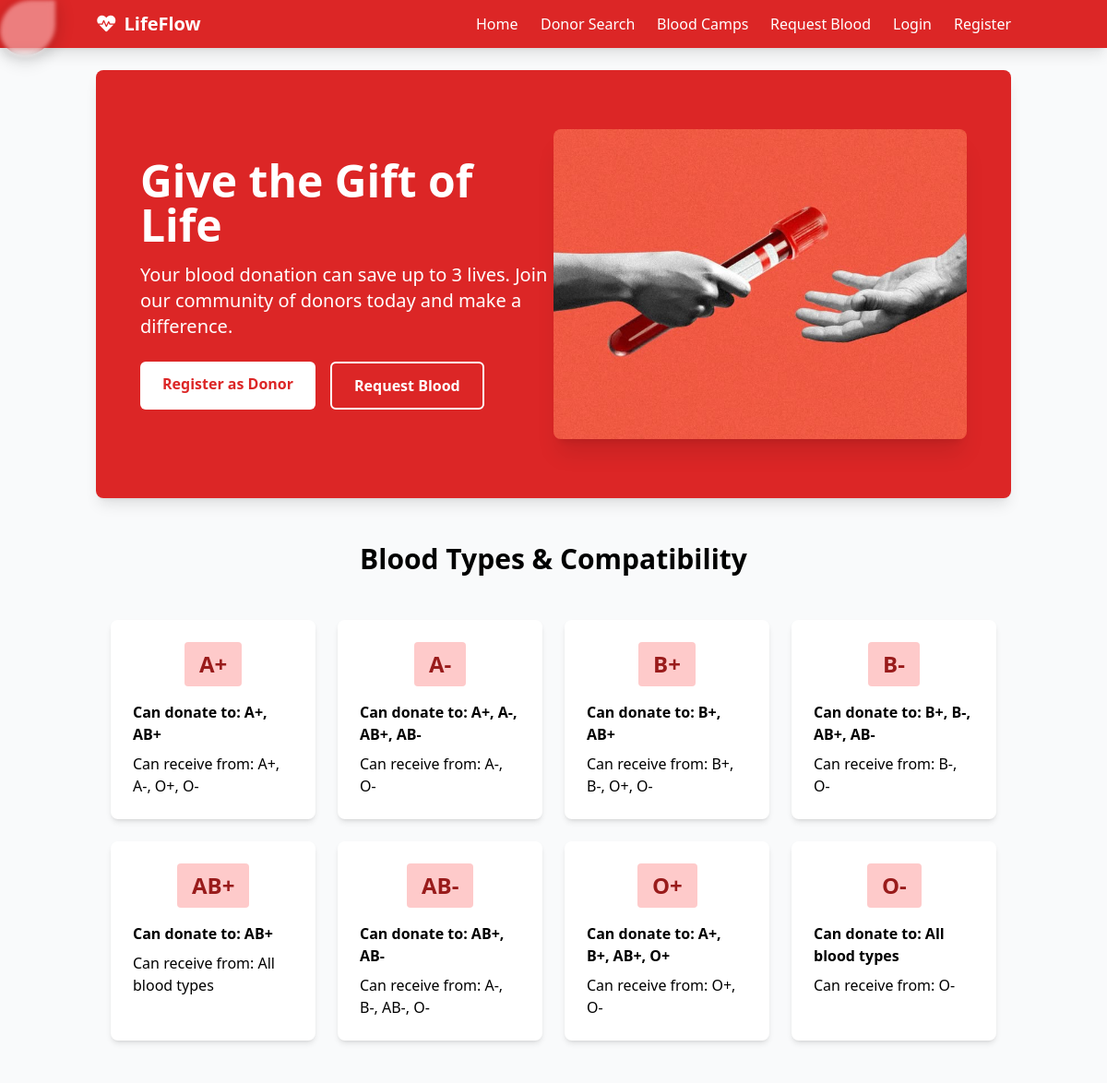
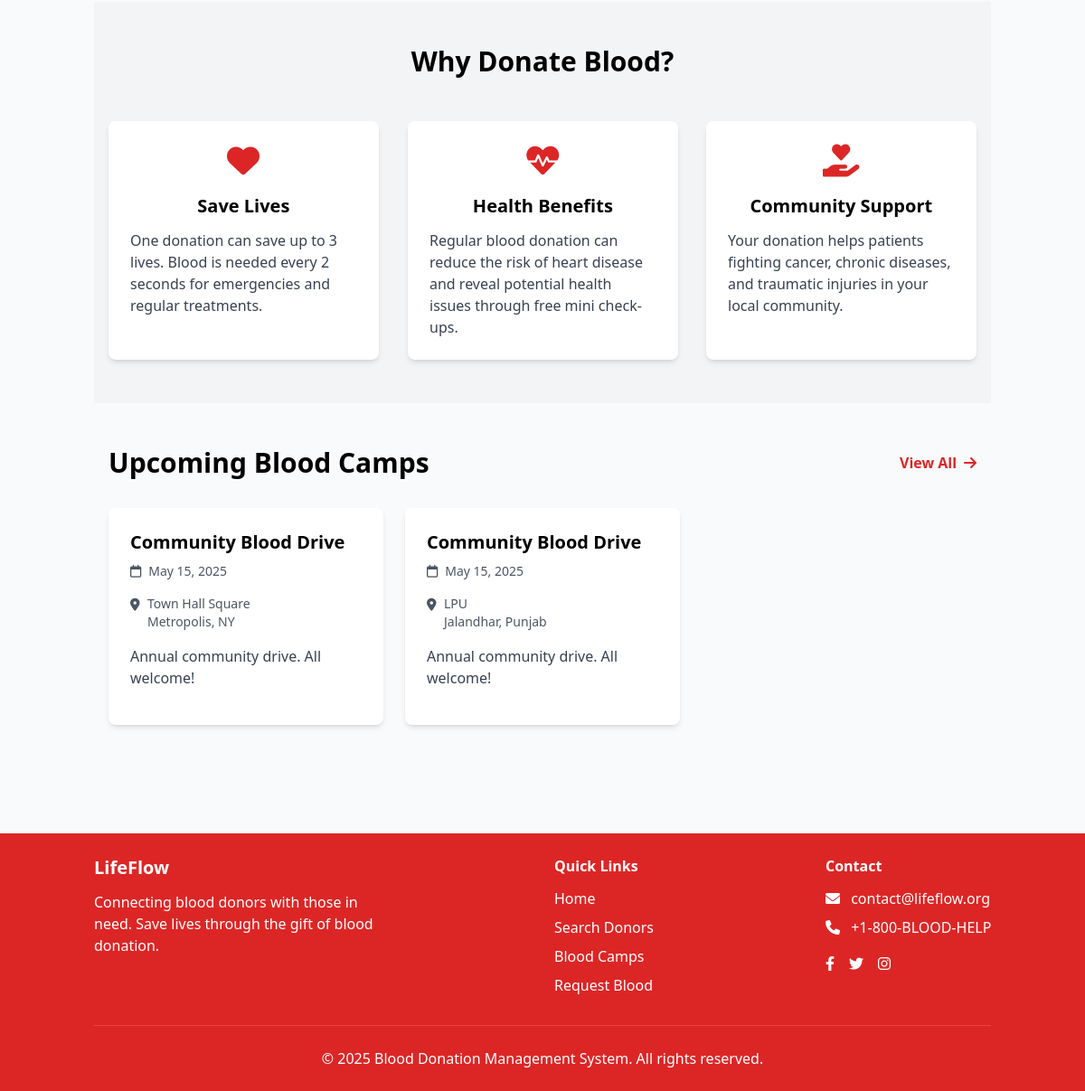
The page / on the database its author committed (2 pictures, top to bottom).
### tables this page shows
CREATE TABLE `blood_camps` (
  `id` int NOT NULL,
  `title` varchar(100) DEFAULT NULL,
  `location` varchar(255) DEFAULT NULL,
  `city` varchar(100) DEFAULT NULL,
  `state` varchar(100) DEFAULT NULL,
  `date` date DEFAULT NULL,
  `description` text,
  `created_at` timestamp NULL DEFAULT CURRENT_TIMESTAMP
);

### index.php (the view, shortened to what this page needs)
<?php
include_once 'includes/header.php';
?>
<section class="bg-red-600 text-white py-16 px-8 rounded-lg shadow-lg">
    <div class="container mx-auto px-4">
        <div class="flex flex-col md:flex-row items-center">
            <div class="md:w-1/2 mb-8 md:mb-0">
                <h1 class="text-4xl md:text-5xl font-bold mb-4">Give the Gift of Life</h1>
                <p class="text-xl mb-6">Your blood donation can save up to 3 lives. Join our community of donors today and make a difference.</p>
                <div class="flex flex-col sm:flex-row space-y-3 sm:space-y-0 sm:space-x-4">
                    <a href="<?php echo $base_url; ?>register.php" class="bg-white text-red-600 font-semibold px-6 py-3 rounded-md hover:bg-gray-100 transition text-center">Register as Donor</a>
                    <a href="<?php echo $base_url; ?>request.php" class="border-2 border-white text-white font-semibold px-6 py-3 rounded-md hover:bg-red-700 transition text-center">Request Blood</a>
                </div>
            </div>
            <div class="md:w-1/2">
                <img src="image.png" alt="Blood Donation" class="rounded-lg shadow-xl">
            </div>
        </div>
    </div>
</section>
<section class="py-12">
    <div class="container mx-auto px-4">
        <h2 class="text-3xl font-bold text-center mb-12">Blood Types & Compatibility</h2>
        <div class="grid grid-cols-1 md:grid-cols-2 lg:grid-cols-4 gap-6">
            <?php
            $bloodTypes = [
                'A+' => ['Can donate to: A+, AB+', 'Can receive from: A+, A-, O+, O-'],
                'A-' => ['Can donate to: A+, A-, AB+, AB-', 'Can receive from: A-, O-'],
                'B+' => ['Can donate to: B+, AB+', 'Can receive from: B+, B-, O+, O-'],
                'B-' => ['Can donate to: B+, B-, AB+, AB-', 'Can receive from: B-, O-'],
                'AB+' => ['Can donate to: AB+', 'Can receive from: All blood types'],
                'AB-' => ['Can donate to: AB+, AB-', 'Can receive from: A-, B-, AB-, O-'],
                'O+' => ['Can donate to: A+, B+, AB+, O+', 'Can receive from: O+, O-'],
                'O-' => ['Can donate to: All blood types', 'Can receive from: O-']
            ];
            foreach ($bloodTypes as $type => $info) {
                echo '<div class="bg-white p-6 rounded-lg shadow-md">';
                echo '<div class="text-center mb-4">';
                echo '<span class="inline-block bg-red-200 text-red-800 text-2xl font-bold px-4 py-2 rounded">' . $type . '</span>';
                echo '</div>';
                echo '<p class="mb-2 font-semibold">' . $info[0] . '</p>';
                echo '<p>' . $info[1] . '</p>';
                echo '</div>';
            }
            ?>
        </div>
    </div>
</section>
<section class="py-12 bg-gray-100">
    <div class="container mx-auto px-4">
        <h2 class="text-3xl font-bold text-center mb-12">Why Donate Blood?</h2>
        <div class="grid grid-cols-1 md:grid-cols-3 gap-8">
            <div class="bg-white p-6 rounded-lg shadow-md">
                <div class="text-red-600 text-4xl mb-4 text-center">
                    <i class="fas fa-heart"></i>
                </div>
                <h3 class="text-xl font-semibold mb-3 text-center">Save Lives</h3>
                <p class="text-gray-700">One donation can save up to 3 lives. Blood is needed every 2 seconds for emergencies and regular treatments.</p>
            </div>
            <div class="bg-white p-6 rounded-lg shadow-md">
                <div class="text-red-600 text-4xl mb-4 text-center">
                    <i class="fas fa-heartbeat"></i>
                </div>
                <h3 class="text-xl font-semibold mb-3 text-center">Health Benefits</h3>
                <p class="text-gray-700">Regular blood donation can reduce the risk of heart disease and reveal potential health issues through free mini check-ups.</p>
            </div>
            <div class="bg-white p-6 rounded-lg shadow-md">
                <div class="text-red-600 text-4xl mb-4 text-center">
                    <i class="fas fa-hand-holding-heart"></i>
                </div>
                <h3 class="text-xl font-semibold mb-3 text-center">Community Support</h3>
                <p class="text-gray-700">Your donation helps patients fighting cancer, chronic diseases, and traumatic injuries in your local community.</p>
            </div>
        </div>
    </div>
</section>
<section class="py-12">
    <div class="container mx-auto px-4">
        <div class="flex justify-between items-center mb-8">
            <h2 class="text-3xl font-bold">Upcoming Blood Camps</h2>
            <a href="<?php echo $base_url; ?>camps.php" class="text-red-600 hover:underline font-semibold">View All <i class="fas fa-arrow-right ml-1"></i></a>
        </div>
        <?php
        $query = "SELECT * FROM blood_camps WHERE date >= CURDATE() ORDER BY date ASC LIMIT 3";
        $result = mysqli_query($conn, $query);
        if (mysqli_num_rows($result) > 0) {
            echo '<div class="grid grid-cols-1 md:grid-cols-3 gap-6">';
            while ($camp = mysqli_fetch_assoc($result)) {
                $date = date("F j, Y", strtotime($camp['date']));
                echo '<div class="bg-white rounded-lg shadow-md overflow-hidden">';
                echo '<div class="p-6">';
                echo '<h3 class="font-bold text-xl mb-2">' . htmlspecialchars($camp['title']) . '</h3>';
                echo '<div class="mb-4 flex items-center text-sm text-gray-600">';
                echo '<i class="far fa-calendar mr-2"></i>' . $date;
                echo '</div>';
                echo '<div class="mb-4 flex items-start text-sm text-gray-600">';
                echo '<i class="fas fa-map-marker-alt mr-2 mt-1"></i>';
                echo '<span>' . htmlspecialchars($camp['location']) . '<br>' . htmlspecialchars($camp['city']) . ', ' . htmlspecialchars($camp['state']) . '</span>';
                echo '</div>';
                echo '<p class="text-gray-700 mb-4">' . htmlspecialchars($camp['description']) . '</p>';
                echo '</div>';
                echo '</div>';
            }
            echo '</div>';
        } else {
            echo '<div class="bg-yellow-50 border border-yellow-200 text-yellow-800 p-4 rounded">';
            echo '<p class="text-center">No upcoming blood donation camps at the moment. Please check back later.</p>';
            echo '</div>';
        }
        ?>
    </div>
</section>
<?php include_once 'includes/footer.php'; ?>

### includes/header.php (shortened to what this page needs)
<?php
$base_url = BASE_URL . '/';
?>
<!DOCTYPE html>
<html lang="en">
<head>
    <script src="https://cdn.tailwindcss.com"></script>
    <link rel="stylesheet" href="<?php echo $base_url; ?>assets/styles.css">
    <link rel="stylesheet" href="https://cdnjs.cloudflare.com/ajax/libs/font-awesome/6.0.0/css/all.min.css">
</head>
<body class="bg-gray-50 min-h-screen">
    <nav class="bg-red-600 text-white shadow-lg">
        <div class="container mx-auto px-4 py-3">
            <div class="flex items-center justify-between">
                <div class="flex items-center">
                    <a href="<?php echo $base_url; ?>index.php" class="font-bold text-xl">
                        <i class="fas fa-heartbeat mr-2"></i>LifeFlow
                    </a>
                </div>
                <div class="hidden md:flex space-x-6">
                    <a href="<?php echo $base_url; ?>index.php" class="hover:text-red-200 transition">Home</a>
                    <a href="<?php echo $base_url; ?>search.php" class="hover:text-red-200 transition">Donor Search</a>
                    <a href="<?php echo $base_url; ?>camps.php" class="hover:text-red-200 transition">Blood Camps</a>
                    <a href="<?php echo $base_url; ?>request.php" class="hover:text-red-200 transition">Request Blood</a>
                    <?php if(isset($_SESSION['donor_id'])): ?>
                        <a href="<?php echo $base_url; ?>dashboard/donor.php" class="hover:text-red-200 transition">My Dashboard</a>
                        <a href="<?php echo $base_url; ?>logout.php" class="hover:text-red-200 transition">Logout</a>
                    <?php else: ?>
                        <a href="<?php echo $base_url; ?>login.php" class="hover:text-red-200 transition">Login</a>
                        <a href="<?php echo $base_url; ?>register.php" class="hover:text-red-200 transition">Register</a>
                    <?php endif; ?>
                </div>
            </div>
        </div>
    </nav>
    <main class="container mx-auto px-4 py-6">

### includes/footer.php (shortened to what this page needs)
</main>
    <footer class="bg-red-600 text-white py-6 mt-12">
        <div class="container mx-auto px-4">
            <div class="flex flex-col md:flex-row justify-between">
                <div class="mb-6 md:mb-0">
                    <h3 class="text-xl font-bold mb-3">LifeFlow</h3>
                    <p class="max-w-xs">Connecting blood donors with those in need. Save lives through the gift of blood donation.</p>
                </div>
                <div class="mb-6 md:mb-0">
                    <h4 class="font-semibold mb-3">Quick Links</h4>
                    <ul>
                        <li class="mb-2"><a href="index.php" class="hover:text-red-200">Home</a></li>
                        <li class="mb-2"><a href="search.php" class="hover:text-red-200">Search Donors</a></li>
                        <li class="mb-2"><a href="camps.php" class="hover:text-red-200">Blood Camps</a></li>
                        <li class="mb-2"><a href="request.php" class="hover:text-red-200">Request Blood</a></li>
                    </ul>
                </div>
                <div>
                    <h4 class="font-semibold mb-3">Contact</h4>
                    <ul>
                        <li class="mb-2"><i class="fas fa-envelope mr-2"></i> contact@lifeflow.org</li>
                        <li class="mb-2"><i class="fas fa-phone mr-2"></i> +1-800-BLOOD-HELP</li>
                    </ul>
                    <div class="flex space-x-4 mt-4">
                        <a href="#" class="hover:text-red-200"><i class="fab fa-facebook-f"></i></a>
                        <a href="#" class="hover:text-red-200"><i class="fab fa-twitter"></i></a>
                        <a href="#" class="hover:text-red-200"><i class="fab fa-instagram"></i></a>
                    </div>
                </div>
            </div>
            <div class="border-t border-red-500 mt-6 pt-6 text-center">
                <p>&copy; <?php echo date('Y'); ?> Blood Donation Management System. All rights reserved.</p>
            </div>
        </div>
    </footer>
</body>
</html>

### assets/styles.css (style rules this page uses)
* { animation: perspec 0.4s ease forwards; }

### rows shown on the page
blood_camps: title "Community Blood Drive", date "May 15, 2025", location "Town Hall Square", city "Metropolis", state "NY", description "Annual community drive. All welcome!"
blood_camps: title "Community Blood Drive", date "May 15, 2025", location "LPU", city "Jalandhar", state "Punjab", description "Annual community drive. All welcome!"

### other values the page prints
$type "A+"
$info[0] "Can donate to: A+, AB+"
$info[1] "Can receive from: A+, A-, O+, O-"
$type "A-"
$info[0] "Can donate to: A+, A-, AB+, AB-"
$info[1] "Can receive from: A-, O-"
$type "B+"
$info[0] "Can donate to: B+, AB+"
$info[1] "Can receive from: B+, B-, O+, O-"
$type "B-"
$info[0] "Can donate to: B+, B-, AB+, AB-"
$info[1] "Can receive from: B-, O-"
$type "AB+"
$info[0] "Can donate to: AB+"
$info[1] "Can receive from: All blood types"
